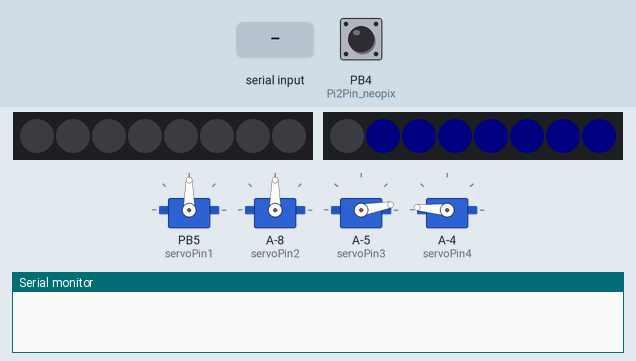
Recording of a sketch running on a simulated ATtiny85, built with avr-gcc and run on an emulated ATtiny85. Parts: 4 × servo, 2 × 8 RGB LEDs in strip order, left to right, the last lines printed to the serial monitor. Inputs (shaded band) come from the test bench; at power-on: PB4 (Pi2Pin_neopix) HIGH. Dim RGB values are drawn brighter than linear.

Above: at 1.2 s.
1.3 s: "2" received over Serial
At 2.1 s:
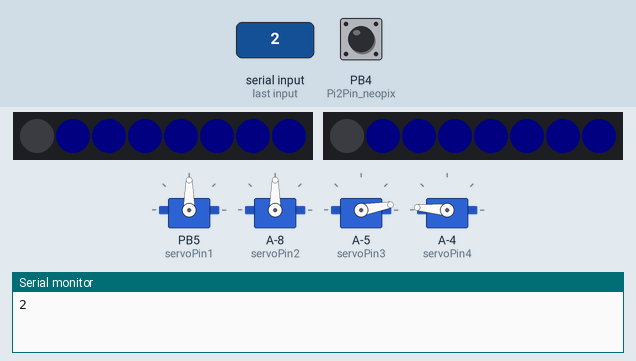
4.3 s: "b" received over Serial
At 5.3 s:
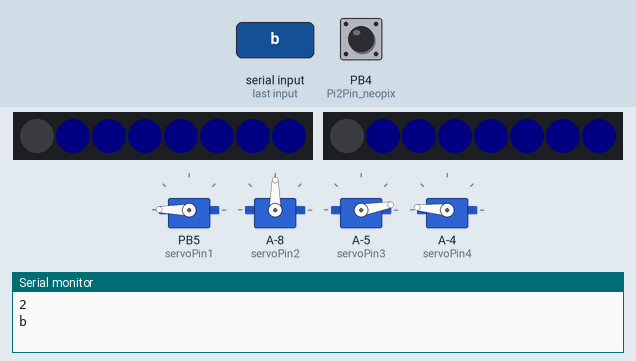
7.3 s: "a" received over Serial
At 8.7 s:
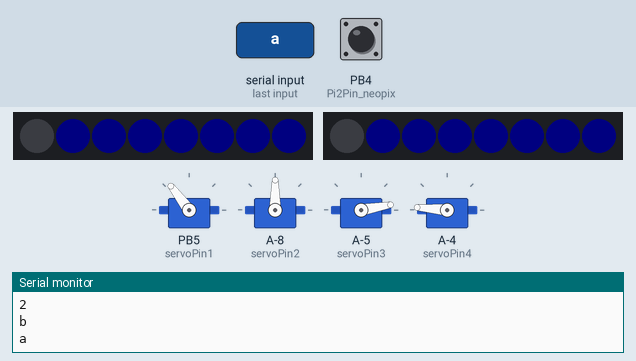
9.4 s: "d" received over Serial
At 10.8 s:
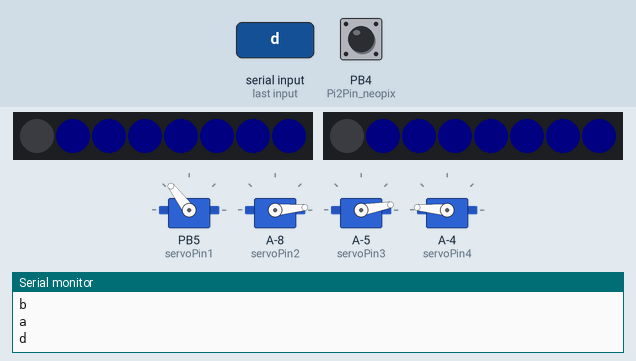
12.4 s: "c" received over Serial
At 14.3 s:
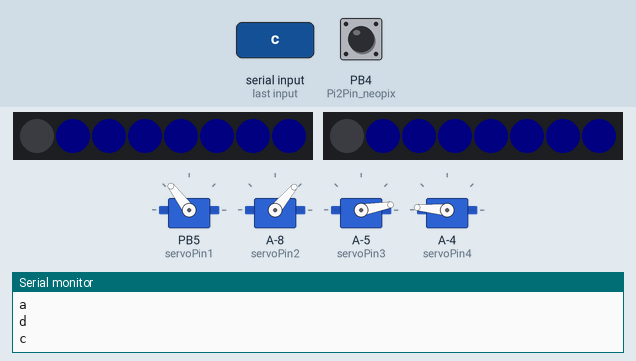
15.4 s: "1" received over Serial
At 15.9 s:
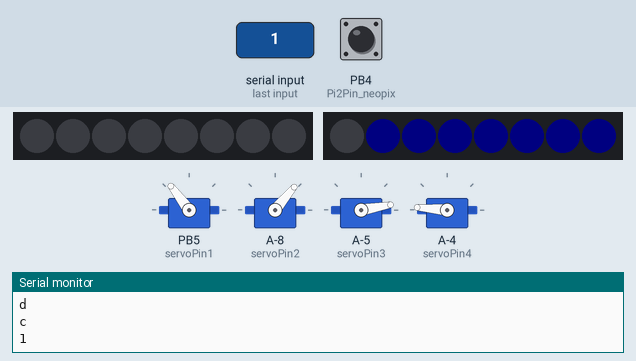
Timing chart, 0 to 17.9 s (numbered marks = the images above; inputs shaded):
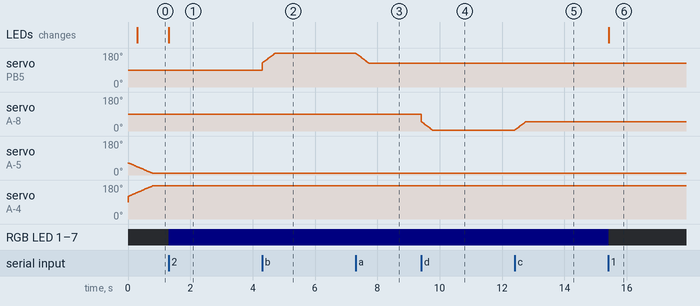

Measured:
- after the input at 1.3 s, the LEDs: change at once (image 1)
- after the input at 4.3 s, servo on PB5 (servoPin1): moves from 90° to 179° over 0.42 s, starting at once
- after the input at 7.3 s, servo on PB5 (servoPin1): moves from 179° to 127° over 0.41 s, starting at once
- after the input at 9.4 s, servo on A-8 (servoPin2): moves from 90° to 5° over 0.36 s, starting at once
- after the input at 12.4 s, servo on A-8 (servoPin2): moves from 5° to 50° over 0.36 s, starting at once
- after the input at 15.4 s, RGB LED 1–7: RGB(0, 0, 5) → off at once; the LEDs: change at once (image 6)

The sketch:

servo_and_neopix_SM__.ino
```cpp
char receivedChar;
boolean newData = false;
#include<Servo.h>
Servo servo1;     // Servo 1 = door1
#include<Servo.h>
Servo servo2;     // Servo 2 = door2
#include<Servo.h>
Servo servo3;     // Servo 3 = door3
#include<Servo.h>
Servo servo4;     // Servo 4 = door4
#include <Adafruit_NeoPixel.h>
#ifdef __AVR__
  #include <avr/power.h>
#endif
#define PIN1       2
#define PIN2       3
#define NUMPIXELS  8
Adafruit_NeoPixel pixels1(NUMPIXELS, PIN1, NEO_GRB + NEO_KHZ800);
Adafruit_NeoPixel pixels2(NUMPIXELS, PIN2, NEO_GRB + NEO_KHZ800);

const int slowness = 6;   //slowness factor, ms wait between 1deg movements, change to set speed

const int servoPin1 = 5;// nano pwm 3 5 6 9 10 11
const int servoPin2 = 6;
const int servoPin3 = 9;
const int servoPin4 = 10;

//Pi2 will communicate on digital input pins
const int Pi2Pin_neopix = 4;
const int Pi2Pin_door3 = 7;
const int Pi2Pin_door4 = 8;

//door angles
const int CLOSE_DOOR1 = 179;
const int OPEN_DOOR1 = 127;
const int CLOSE_DOOR2 = 5;
const int OPEN_DOOR2 = 50;
const int CLOSE_DOOR3 = 10;
const int OPEN_DOOR3 = 65;
const int CLOSE_DOOR4 = 175;
const int OPEN_DOOR4 = 120;

int pos1_current = OPEN_DOOR1; //initial position variables for servos
int pos1_target = OPEN_DOOR1;
int pos2_current = OPEN_DOOR2; //initial position variables for servos
int pos2_target = OPEN_DOOR2;
int pos3_current = OPEN_DOOR3; //initial position variables for servos  >
int pos3_target = OPEN_DOOR3;
int pos4_current = OPEN_DOOR4; //initial position variables for servos
int pos4_target = OPEN_DOOR4;

void setup()
{
  Serial.begin(9600);
  servo1.attach(servoPin1);
  servo2.attach(servoPin2);
  servo3.attach(servoPin3);
  servo4.attach(servoPin4);
  #if defined(__AVR_ATtiny85__) && (F_CPU == 16000000)
  clock_prescale_set(clock_div_1);
  #endif
  pixels1.begin();
  pixels2.begin();
  pinMode(Pi2Pin_neopix, INPUT);
  pinMode(Pi2Pin_door3, INPUT);
  pinMode(Pi2Pin_door4, INPUT);
}

void loop()
{
  recvInfo();
  moveServo();
  lights1();
}

void recvInfo()
{
  if (Serial.available() > 0)
  {
    receivedChar = Serial.read();
    Serial.println(receivedChar);
  }
}
void lights1()
{
  //light1 switches

  if (receivedChar=='1')
  {
    pixels1.clear();
    pixels1.show();
  }
  if (receivedChar=='2')
  {
    pixels1.clear();
    pixels1.show();
    pixels1.setPixelColor(1, pixels1.Color(0, 0, 5));
    pixels1.setPixelColor(2, pixels1.Color(0, 0, 5));
    pixels1.setPixelColor(3, pixels1.Color(0, 0, 5));
    pixels1.setPixelColor(4, pixels1.Color(0, 0, 5));
    pixels1.setPixelColor(5, pixels1.Color(0, 0, 5));
    pixels1.setPixelColor(6, pixels1.Color(0, 0, 5));
    pixels1.setPixelColor(7, pixels1.Color(0, 0, 5));
    pixels1.setPixelColor(8, pixels1.Color(0, 0, 5));
    pixels1.show();
  }
  //CONTINUE FROM HERE ADDING DIGITAL IN FOR NEOPIX AND DOORS FROM PI2
  if ((digitalRead(Pi2Pin_neopix) == LOW))
  {
    pixels2.clear();
    pixels2.show();
  }
  if ((digitalRead(Pi2Pin_neopix) == HIGH))
  {
    pixels2.clear();
    pixels2.show();
    pixels2.setPixelColor(1, pixels2.Color(0, 0, 5));
    pixels2.setPixelColor(2, pixels2.Color(0, 0, 5));
    pixels2.setPixelColor(3, pixels2.Color(0, 0, 5));
    pixels2.setPixelColor(4, pixels2.Color(0, 0, 5));
    pixels2.setPixelColor(5, pixels2.Color(0, 0, 5));
    pixels2.setPixelColor(6, pixels2.Color(0, 0, 5));
    pixels2.setPixelColor(7, pixels2.Color(0, 0, 5));
    pixels2.setPixelColor(8, pixels2.Color(0, 0, 5));
    pixels2.show();
  }
}

void moveServo()
{
  //target commands
  if (receivedChar=='a')
  {
    pos1_target=OPEN_DOOR1;
  }
  if (receivedChar=='b')
  {
    pos1_target=CLOSE_DOOR1;
  }
  if (receivedChar=='c')
  {
    pos2_target=OPEN_DOOR2;
  }
  if (receivedChar=='d')
  {
    pos2_target=CLOSE_DOOR2;
  }
//  if (receivedChar=='e')
//  {
//    pos3_target=OPEN_DOOR3;
//  }
//  if (receivedChar=='f')
//  {
//    pos3_target=CLOSE_DOOR3;
//  }
//  if (receivedChar=='g')
//  {
//    pos4_target=OPEN_DOOR4;
//  }
//  if (receivedChar=='h')
//  {
//    pos4_target=CLOSE_DOOR4;
//  }
//DOOR 3 Pi2 control
  if ((digitalRead(Pi2Pin_door3) == HIGH))
  {
      pos3_target=OPEN_DOOR3;
  }
  else
  {
      pos3_target=CLOSE_DOOR3;
  }
  //DOOR 4 Pi2 control
  if ((digitalRead(Pi2Pin_door4) == HIGH))
  {
      pos4_target=OPEN_DOOR4;
  }
  else
  {
      pos4_target=CLOSE_DOOR4;
  }

  //movement
  if (pos1_current<pos1_target) //SERVO 1
  {
    pos1_current=pos1_current+1;
    servo1.write(pos1_current);
    delay(slowness);
  }
  if (pos1_current>pos1_target)
  {
    pos1_current=pos1_current-1;
    servo1.write(pos1_current);
    delay(slowness);
  }
  if (pos2_current<pos2_target) //SERVO 2
  {
    pos2_current=pos2_current+1;
    servo2.write(pos2_current);
    delay(slowness);
  }
  if (pos2_current>pos2_target)
  {
    pos2_current=pos2_current-1;
    servo2.write(pos2_current);
    delay(slowness);
  }
  if (pos3_current<pos3_target) //SERVO 3
  {
    pos3_current=pos3_current+1;
    servo3.write(pos3_current);
    delay(slowness);
  }
  if (pos3_current>pos3_target)
  {
    pos3_current=pos3_current-1;
    servo3.write(pos3_current);
    delay(slowness);
  }
  if (pos4_current<pos4_target) //SERVO 4
  {
    pos4_current=pos4_current+1;
    servo4.write(pos4_current);
    delay(slowness);
  }
  if (pos4_current>pos4_target)
  {
    pos4_current=pos4_current-1;
    servo4.write(pos4_current);
    delay(slowness);
  }
}
```
